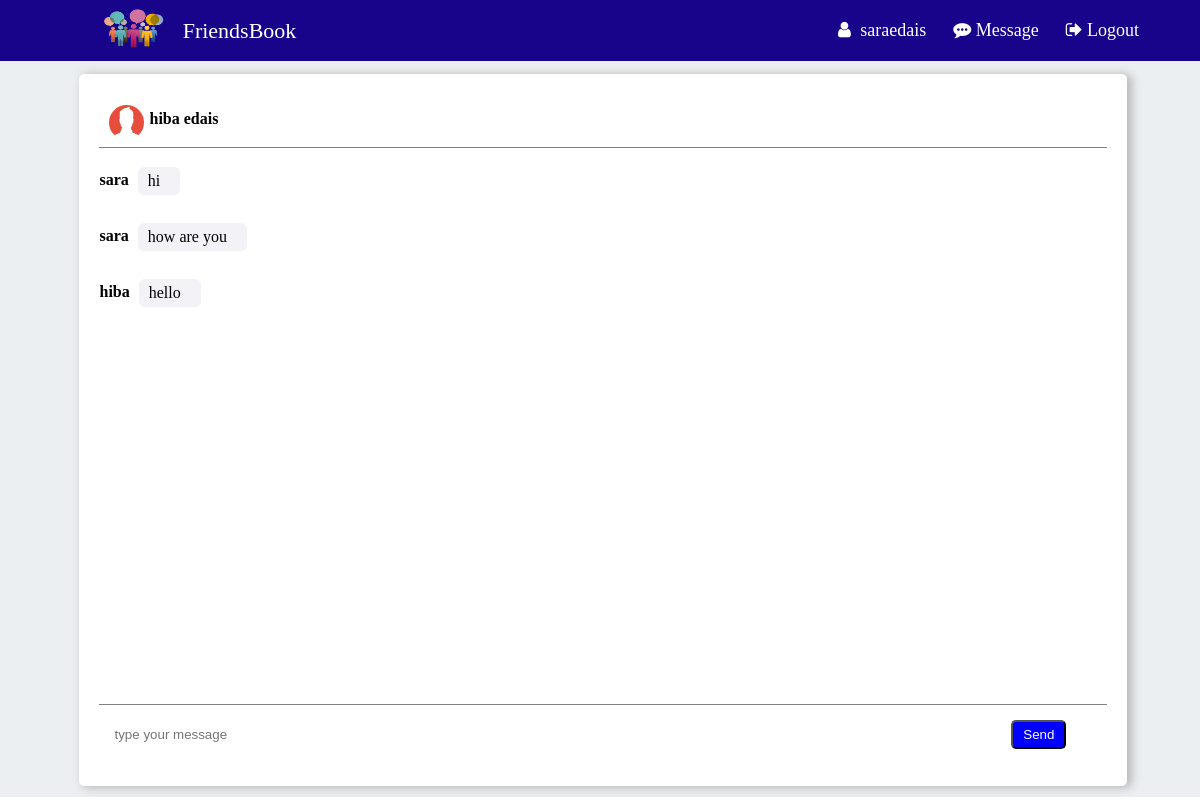
Page /messagesPage.php?userId=1&friendId=2 (signed in) on the committed database.
### tables this page shows
CREATE TABLE `users` (
  `id` int(11) NOT NULL,
  `username` varchar(60) NOT NULL,
  `firstName` varchar(40) NOT NULL,
  `lastName` varchar(40) NOT NULL,
  `password` varchar(40) NOT NULL,
  `telephone` varchar(25) NOT NULL,
  `address` varchar(50) NOT NULL,
  `email` varchar(40) NOT NULL,
  `gender` varchar(10) NOT NULL,
  `imageFile` varchar(30) NOT NULL,
  `active` int(11) NOT NULL DEFAULT 1
);

CREATE TABLE `messages` (
  `user_id` int(11) NOT NULL,
  `send_to_id` int(11) NOT NULL,
  `body` varchar(500) NOT NULL,
  `sended_at` timestamp NOT NULL DEFAULT current_timestamp(),
  `seen_state` int(11) NOT NULL DEFAULT 0
);

### messagesPage.php (the view, shortened to what this page needs)
<?php
require "db-conn.php";
if(isset($_SESSION['username'])){
    $username=$_SESSION['username'];
    $userId=$_GET['userId'];
    $friendId=$_GET['friendId'];
    $messages="SELECT * FROM messages WHERE user_id IN ($friendId,$userId) AND send_to_id IN ($userId,$friendId) ORDER BY sended_at ASC";
    $result=mysqli_query($conn,$messages);
    $messagesContent=mysqli_num_rows($result);
    $update_query = "UPDATE messages SET seen_state = 1 WHERE send_to_id=$userId AND user_id=$friendId ";
    mysqli_query($conn, $update_query);
    $users="SELECT * FROM users WHERE id=$userId";
    $results=mysqli_query($conn,$users);
    $userRow=mysqli_fetch_array($results);
    $friend="SELECT * FROM users WHERE id=$friendId";
    $fResults=mysqli_query($conn,$friend);
    $friendRow=mysqli_fetch_array($fResults);
}
else {
    header("location:loginPage.php");
}
?>
<!DOCTYPE html>
<html lang="en">
<head>
    <link rel="stylesheet" href="../assets/styleSheet/profile.css">
    <link rel="stylesheet" href="../assets/styleSheet/message.css">
    <link rel="stylesheet" href="http://cdnjs.cloudflare.com/ajax/libs/font-awesome/4.4.0/css/font-awesome.min.css">
</head>
<body>
    <div class="header">
        <div class="title">
            <img src="./assets/images/people1.png">
            <a class="anchor" href="./homePage.php">FriendsBook</a>
        </div>
        <div class="subHeader">
            <a class="anchor" href="profilePage.php" > <i class="fa fa-user"
                    style="color:white;margin-right:5px"></i>
                <?php echo $username ?> </a>
            <a class="anchor" href="profilePage.php"><i class="fa fa-commenting" style="color:white;margin-left:5px"></i> Message</a>
            <a class="anchor" href="logout.php?user=1"><i class="fa fa-sign-out" style="margin-left:5px"></i>
                Logout</a>
        </div>
    </div>
    <div class="content">
        <div class="messageSide">
            <div class="messageContent" id="messageContent">
                <div class="messageHeader">
                    <div class="userName">
                        <img class="userImage" src=<?php echo "./assets/images/".$friendRow['imageFile']  ?>>
                        <h5><?php echo $friendRow['firstName']." " .$friendRow['lastName']?> </h5>
                    </div>
                </div>
                <div class="messageBody">
                    <?php if($messagesContent ===0){ ?>
                    <h4> No messages</h4>
                    <?php }
        else {
            while($message=mysqli_fetch_array($result)){?>
                    <div class="messageList">
                        <div class="userName">
                            <h5><?php if ($message['user_id']===$friendId) {
                                echo $friendRow['firstName'];
                            } else {
                                echo $userRow['firstName'];} ?></h5>
                        </div>
                        <div class="messageText">
                            <?php echo $message['body'] ?>
                        </div>
                    </div>
                    <?php
            }
        }?>
                </div>
                <div class="sendMessage">
                    <form action=<?php echo "message.php?userId=".$userId."&friendId=".$friendId?> method="post">
                        <input class="messageInput" placeholder="type your message" name="message"></input>
                        <input class="sendButton" type="submit" name="sendMessage" value="Send">
                    </form>
                </div>
            </div>
        </div>
    </div>
</body>
</html>

### assets/styleSheet/profile.css (style rules this page uses)
body { margin: 0px; }
.header { background-color: rgb(24, 4, 139); display: flex; flex-direction: row; justify-content: space-between; padding: 3px 30px; color: white; align-items: center; text-align: center; }
.title { display: flex; justify-content: center; text-align: center; align-items: center; width: 30%; font-size: 22px; font-family: Cambria, Cochin, Georgia, Times, 'Times New Roman', serif; color: white; }
.title img { width: 65px; height: 55px; margin: 0px 6px; }
.anchor { text-decoration: none; cursor: pointer; color: white; margin: 0px 11px; }
.subHeader { display: flex; justify-content: space-between; font-size: 18px; margin: 0px 20px; }
.content { display: flex; height: 92vh; background-color: rgb(236, 239, 241); }
.userImage { border-radius: 50%; width: 35px; height: 35px; margin: 0px 15px 0px 0px; }

### assets/styleSheet/message.css (style rules this page uses)
.messageSide { width: 100%; display: flex; flex-direction: column; align-items: center; overflow-y: auto; }
.messageContent { background-color: white; width: 84%; height: 84vh; margin: 13px 0px 0px 5px; box-shadow: 4px 1px 10px 1px #b7b7b8; border-radius: 5px; padding: 20px; display: flex; flex-direction: column; }
.messageHeader { height: 7vh; align-items: center; padding-top: 8px; }
.messageBody { height: 86vh; overflow-y: auto; border-top: 1px solid gray; border-bottom: 1px solid gray; }
.sendMessage { height: 7vh; margin-top: 5px; }
.messageList { margin: 10px 0px ; padding: 5px 0px; display: flex; }
.userName { display: flex; flex-direction: row; padding: 3px 5px 2px 10px; }
.userName h5 { font-size: 16px; font-family: 'Times New Roman', Times, serif; margin: 5px 0px 0px -9px ; }
.userImage { border-radius: 50%; width: 35px; height: 35px; margin: 0px 15px 0px 0px; }
.messageText { align-items: center; background-color: #f2f2f7; border-radius: 6px; display: flex; flex-direction: column; justify-content: center; padding: 5px 20px 5px 10px; margin: 4px; }
.sendMessage form { width: 100%; }
.sendMessage .messageInput { width: 85%; height: 35px; margin: 5px 8px; padding: 2px 8px; border-radius: 5px; background: none; border: none; }
.sendButton { background-color: blue; color: white; padding: 5px 10px; border-radius: 5px; cursor: pointer; margin-left: 20px; }

### rows in the picture
users: imageFile (picture), firstName "hiba", lastName "edais"
messages: user.firstName "sara", body "hi"
messages: user.firstName "sara", body "how are you"
messages: user.firstName "hiba", body "hello"

### other values in the picture
$username "saraedais"
